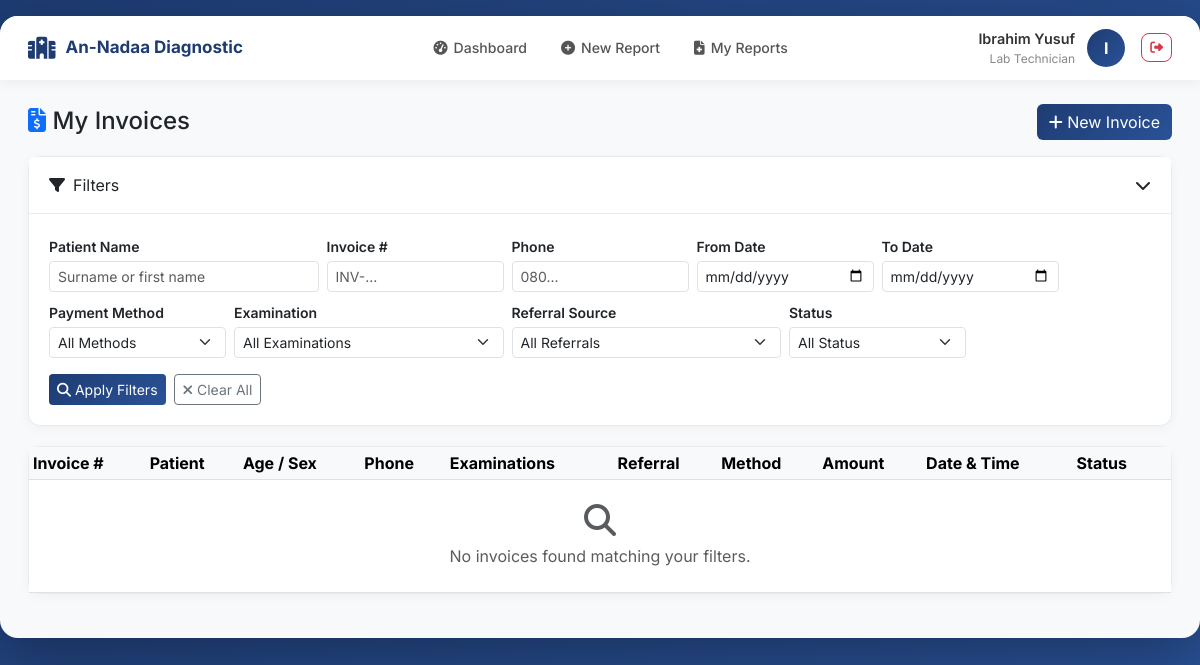
Screenshot of /invoices/ (signed in) with the database file from the repository.
### apps/accounts/models.py (models this page shows, shortened)
class User(AbstractUser):
    ROLE_CHOICES = [
        ('ADMIN', 'Administrator'),
        ('CASHIER', 'Cashier'),
        ('DOCTOR', 'Doctor'),
        ('LAB_TECH', 'Lab Technician'),
    ]
    role = models.CharField(max_length=20, choices=ROLE_CHOICES, default='CASHIER')
    phone_number = models.CharField(max_length=20, blank=True)
    class Meta:
        ordering = ['-date_joined']
    @property
    def is_admin(self):
        return self.role == 'ADMIN'
    @property
    def is_cashier(self):
        return self.role == 'CASHIER'
    @property
    def is_doctor(self):
        return self.role == 'DOCTOR'
    @property
    def is_lab_tech(self):
        return self.role == 'LAB_TECH'

### apps/invoices/views.py (the view)
# urls.py: path('', views.invoice_list, name='list'),
@login_required
def invoice_list(request):
    if request.user.is_admin:
        base_qs = Invoice.objects.select_related(
            'created_by', 'referral'
        ).prefetch_related('items__service', 'payments')
    else:
        base_qs = Invoice.objects.filter(
            created_by=request.user
        ).select_related('created_by', 'referral').prefetch_related('items__service', 'payments')
    f = InvoiceFilter(request.GET, queryset=base_qs)
    filtered_qs = f.qs
    totals = filtered_qs.aggregate(
        grand_total=Sum('total_amount'),
        cash_total=Sum('amount_paid', filter=Q(payment_method='CASH')),
        transfer_total=Sum('amount_paid', filter=Q(payment_method='TRANSFER')),
        card_total=Sum('amount_paid', filter=Q(payment_method='CARD')),
        count=Count('id'),
    )
    paginator = Paginator(filtered_qs, 25)
    page = request.GET.get('page')
    invoices = paginator.get_page(page)
    return render(request, 'invoices/list.html', {
        'invoices': invoices,
        'filter': f,
        'totals': totals,
        'is_admin': request.user.is_admin,
    })

### apps/invoices/models.py (called while the page is built)
    def __str__(self):
        return f"{self.name} ({self.get_category_display()})"

### apps/services/models.py (called while the page is built)
    def __str__(self):
        return f"{self.name} - ₦{self.price}"

### templates/invoices/list.html (shortened to what this page needs)
{% extends 'base.html' %}
{% block content %}
<div class="d-flex justify-content-between align-items-center mb-3">
    <h4 class="mb-0">
        <i class="fas fa-file-invoice-dollar text-primary"></i>
        {% if is_admin %}All Invoices{% else %}My Invoices{% endif %}
    </h4>
    <a href="{% url 'invoices:create' %}" class="btn btn-primary">
        <i class="fas fa-plus"></i> New Invoice
    </a>
</div>
<div class="card filter-panel">
    <div class="card-header d-flex justify-content-between align-items-center"
         data-bs-toggle="collapse" data-bs-target="#filterBody">
        <span><i class="fas fa-filter me-2"></i>Filters</span>
        <div class="d-flex align-items-center gap-2">
            <i class="fas fa-chevron-down"></i>
        </div>
    </div>
    <div class="collapse show" id="filterBody">
        <div class="card-body">
            <form method="get" id="filterForm">
                <div class="row g-2">
                    <div class="col-md-3 col-6">
                        <label class="form-label small fw-semibold mb-1">Patient Name</label>
                        {{ filter.form.client_name }}
                    </div>
                    <div class="col-md-2 col-6">
                        <label class="form-label small fw-semibold mb-1">Invoice #</label>
                        {{ filter.form.invoice_number }}
                    </div>
                    <div class="col-md-2 col-6">
                        <label class="form-label small fw-semibold mb-1">Phone</label>
                        {{ filter.form.phone_number }}
                    </div>
                    <div class="col-md-2 col-6">
                        <label class="form-label small fw-semibold mb-1">From Date</label>
                        {{ filter.form.date_from }}
                    </div>
                    <div class="col-md-2 col-6">
                        <label class="form-label small fw-semibold mb-1">To Date</label>
                        {{ filter.form.date_to }}
                    </div>
                    <div class="col-md-2 col-6">
                        <label class="form-label small fw-semibold mb-1">Payment Method</label>
                        {{ filter.form.payment_method }}
                    </div>
                    <div class="col-md-3 col-6">
                        <label class="form-label small fw-semibold mb-1">Examination</label>
                        {{ filter.form.service }}
                    </div>
                    <div class="col-md-3 col-6">
                        <label class="form-label small fw-semibold mb-1">Referral Source</label>
                        {{ filter.form.referral }}
                    </div>
                    <div class="col-md-2 col-6">
                        <label class="form-label small fw-semibold mb-1">Status</label>
                        {{ filter.form.status }}
                    </div>
                </div>
                <div class="mt-3 d-flex gap-2">
                    <button type="submit" class="btn btn-primary btn-sm">
                        <i class="fas fa-search"></i> Apply Filters
                    </button>
                    <a href="{% url 'invoices:list' %}" class="btn btn-outline-secondary btn-sm">
                        <i class="fas fa-times"></i> Clear All
                    </a>
                </div>
            </form>
        </div>
    </div>
</div>
<div class="card">
    <div class="table-responsive">
        <table class="table table-hover table-sm mb-0">
            <thead class="table-light">
                <tr>
                    <th>Invoice #</th>
                    <th>Patient</th>
                    <th>Age / Sex</th>
                    <th>Phone</th>
                    <th>Examinations</th>
                    <th>Referral</th>
                    <th>Method</th>
                    <th>Amount</th>
                    <th>Date &amp; Time</th>
                    <th>Status</th>
                    <th></th>
                </tr>
            </thead>
            <tbody>
                {% for invoice in invoices %}
                <tr>
                    <td class="fw-semibold text-primary">
                        <a href="{% url 'invoices:detail' invoice.id %}" class="text-decoration-none">
                            {{ invoice.invoice_number }}
                        </a>
                    </td>
                    <td>
                        <span class="fw-semibold">{{ invoice.full_name }}</span>
                    </td>
                    <td class="text-muted small">{{ invoice.age }} / {{ invoice.get_sex_display }}</td>
                    <td class="small">{{ invoice.phone_number }}</td>
                    <td class="small">
                        {% for item in invoice.items.all %}
                            <span class="badge bg-light text-dark border">{{ item.service.name }}</span>
                        {% empty %}—{% endfor %}
                    </td>
                    <td class="small text-muted">{{ invoice.referral.name|default:"—" }}</td>
                    <td>
                        <span class="badge
                            {% if invoice.payment_method == 'CASH' %}bg-success
                            {% elif invoice.payment_method == 'TRANSFER' %}bg-info
                            {% else %}bg-warning text-dark{% endif %}">
                            {{ invoice.get_payment_method_display }}
                        </span>
                    </td>
                    <td class="fw-semibold">₦{{ invoice.total_amount|floatformat:0 }}</td>
                    {% if is_admin %}
                    <td class="small text-muted">{{ invoice.created_by.get_full_name|default:invoice.created_by.username }}</td>
                    {% endif %}
                    <td class="small text-muted">{{ invoice.created_at|date:"d/m/y H:i" }}</td>
                    <td>
                        <span class="badge {% if invoice.status == 'PAID' %}bg-success{% else %}bg-secondary{% endif %}">
                            {{ invoice.get_status_display }}
                        </span>
                    </td>
                    <td>
                        <a href="{% url 'invoices:detail' invoice.id %}"
                           class="btn btn-sm btn-outline-primary" title="View">
                            <i class="fas fa-eye"></i>
                        </a>
                        <a href="{% url 'invoices:receipt' invoice.id %}"
                           class="btn btn-sm btn-outline-success" title="Receipt">
                            <i class="fas fa-receipt"></i>
                        </a>
                    </td>
                </tr>
                {% empty %}
                <tr>
                    <td colspan="12" class="text-center py-4 text-muted">
                        <i class="fas fa-search fa-2x mb-2 d-block opacity-30"></i>
                        No invoices found matching your filters.
                    </td>
                </tr>
                {% endfor %}
            </tbody>
        </table>
    </div>
</div>
{% endblock %}

### templates/base.html (shortened to what this page needs)
<!DOCTYPE html>
<html lang="en">
<head>
    <link href="https://cdn.jsdelivr.net/npm/bootstrap@5.3.0/dist/css/bootstrap.min.css" rel="stylesheet">
    <link rel="stylesheet" href="https://cdnjs.cloudflare.com/ajax/libs/font-awesome/6.4.0/css/all.min.css">
    <link href="https://cdn.jsdelivr.net/npm/select2@4.1.0-rc.0/dist/css/select2.min.css" rel="stylesheet">
    <link href="https://cdn.jsdelivr.net/npm/select2-bootstrap-5-theme@1.3.0/dist/select2-bootstrap-5-theme.min.css" rel="stylesheet">
</head>
<body>
<div class="app-container">
    {% if user.is_authenticated %}
    <nav class="navbar-custom">
        <a class="nav-brand" href="{% url 'dashboard:home' %}">
            <i class="fas fa-hospital-alt"></i>
            <span>An-Nadaa Diagnostic</span>
        </a>
        <div class="nav-menu">
            <a href="{% url 'dashboard:home' %}" class="nav-item">
                <i class="fas fa-tachometer-alt"></i> Dashboard
            </a>
            {% if user.is_admin %}
                <a href="{% url 'invoices:list' %}" class="nav-item">
                    <i class="fas fa-file-invoice-dollar"></i> Invoices
                </a>
                <a href="{% url 'invoices:create' %}" class="nav-item">
                    <i class="fas fa-plus-circle"></i> New Invoice
                </a>
                <a href="{% url 'services:list' %}" class="nav-item">
                    <i class="fas fa-flask"></i> Services
                </a>
                <a href="{% url 'reports:list' %}" class="nav-item">
                    <i class="fas fa-file-medical"></i> Reports
                </a>
                <a href="{% url 'accounts:user_list' %}" class="nav-item">
                    <i class="fas fa-users-cog"></i> Users
                </a>
            {% elif user.is_lab_tech %}
                <a href="{% url 'reports:create' %}" class="nav-item">
                    <i class="fas fa-plus-circle"></i> New Report
                </a>
                <a href="{% url 'reports:list' %}" class="nav-item">
                    <i class="fas fa-file-medical"></i> My Reports
                </a>
            {% endif %}
        </div>
        <div class="user-profile">
            <div class="user-info">
                <div class="user-name">{{ user.get_full_name|default:user.username }}</div>
                <div class="user-role">{{ user.get_role_display }}</div>
            </div>
            <div class="user-avatar">
                {{ user.get_full_name|first|default:user.username|first|upper }}
            </div>
            <a href="{% url 'accounts:logout' %}" class="btn btn-sm btn-outline-danger ms-1"
               onclick="return confirm('Log out?')" style="border-radius:8px; font-size:.8rem;">
                <i class="fas fa-sign-out-alt"></i>
            </a>
        </div>
    </nav>
    {% endif %}
    <div class="main-content">
        {% block content %}{% endblock %}
    </div>
</div>
</body>
</html>

### templates/base.html (style rules this page uses)
* { margin: 0; padding: 0; box-sizing: border-box; }
body { font-family: 'Inter', sans-serif; background: linear-gradient(135deg, #1e3c72 0%, #2a5298 100%); min-height: 100vh; }
.app-container { max-width: 1440px; margin: 16px auto; background: #f8f9fb; border-radius: 18px; box-shadow: 0 20px 60px rgba(0,0,0,.3); overflow: hidden; }
.navbar-custom { background: #fff; padding: 12px 28px; box-shadow: 0 2px 12px rgba(0,0,0,.06); display: flex; justify-content: space-between; align-items: center; gap: 16px; flex-wrap: wrap; }
.nav-brand { display: flex; align-items: center; gap: 10px; text-decoration: none; }
.nav-brand i { font-size: 22px; color: #1e3c72; }
.nav-brand span { font-size: 17px; font-weight: 700; color: #1e3c72; }
.nav-menu { display: flex; gap: 6px; align-items: center; flex-wrap: wrap; }
.nav-item { display: flex; align-items: center; gap: 6px; color: #555; cursor: pointer; padding: 7px 14px; border-radius: 8px; transition: all .2s; text-decoration: none; font-size: .88rem; font-weight: 500; }
.user-profile { display: flex; align-items: center; gap: 12px; }
.user-info { text-align: right; }
.user-name { font-weight: 600; font-size: .9rem; color: #333; }
.user-role { font-size: .75rem; color: #888; }
.user-avatar { width: 38px; height: 38px; background: linear-gradient(135deg, #1e3c72, #2a5298); border-radius: 50%; display: flex; align-items: center; justify-content: center; color: #fff; font-weight: 700; font-size: 1rem; flex-shrink: 0; }
.main-content { padding: 24px 28px; }
.card { background: #fff; border-radius: 12px; border: 1px solid #e8ecf0; box-shadow: 0 2px 12px rgba(0,0,0,.04); margin-bottom: 20px; }
.card-header { padding: 16px 20px; border-bottom: 1px solid #e8ecf0; background: #fff; border-radius: 12px 12px 0 0; }
.card-body { padding: 20px; }
.btn-primary { background: linear-gradient(135deg, #1e3c72, #2a5298); border: none; }

### templates/invoices/list.html (style rules this page uses)
.filter-panel { margin-bottom: 20px; }
.filter-panel .card-header { cursor: pointer; user-select: none; }

### rows the page displays
User: get_full_name "Ibrahim Yusuf", role "Lab Technician", get_full_name|first "I"
